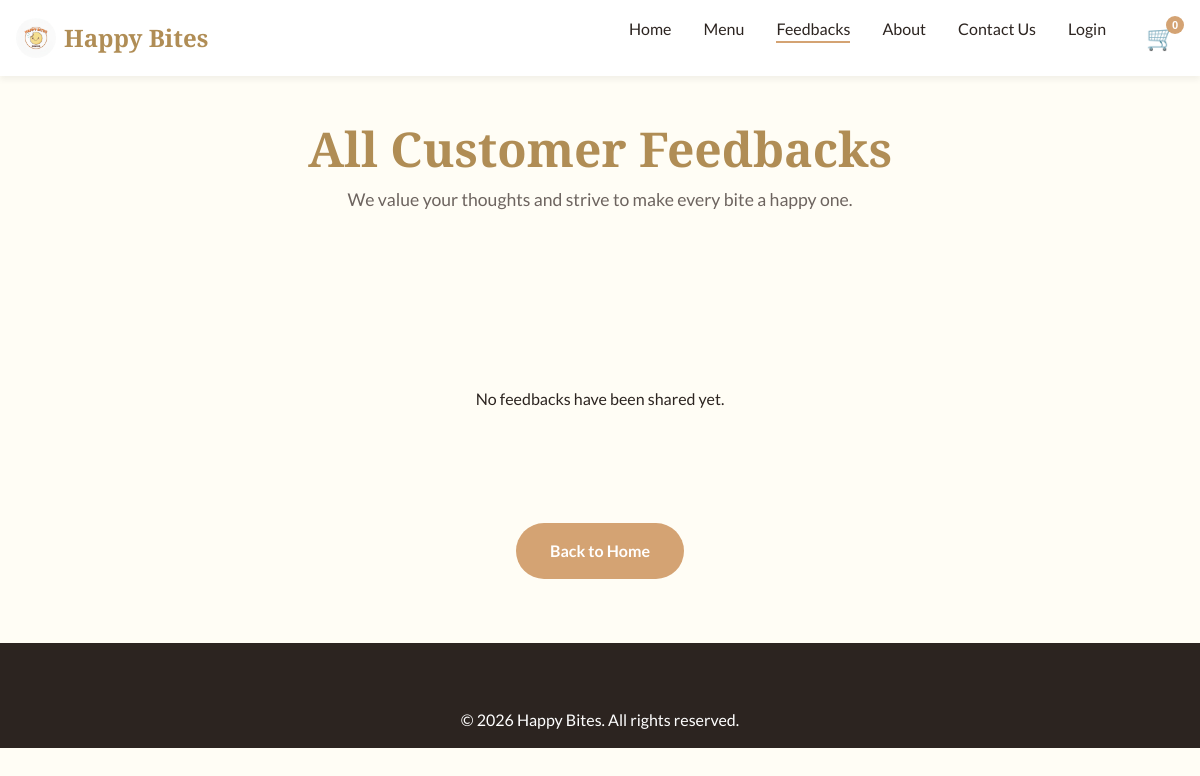
Page /feedbacks on the earlier database version.
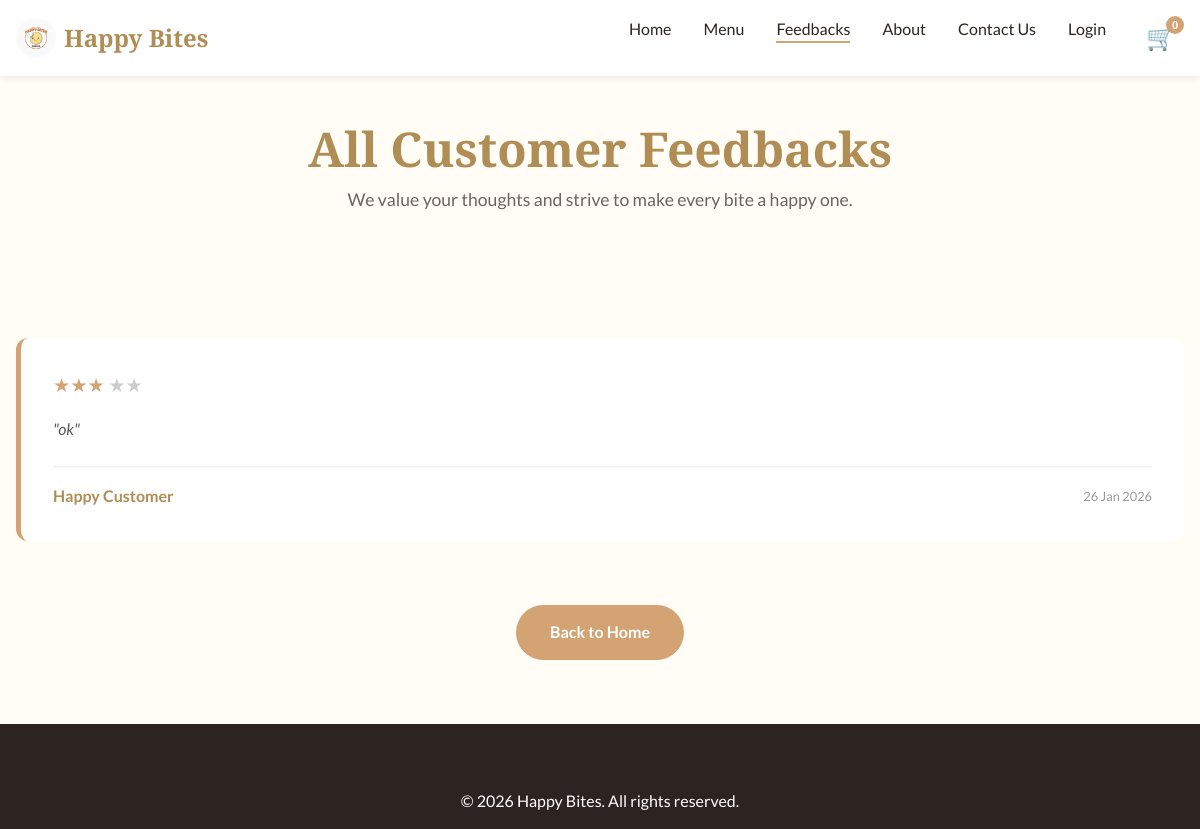
Same page on the later database version.
### app1.py (models this page shows)
class Feedback(db.Model):
    id = db.Column(db.Integer, primary_key=True)
    rating = db.Column(db.Integer, nullable=False)
    message = db.Column(db.Text, nullable=True)
    timestamp = db.Column(db.DateTime, default=datetime.utcnow)

### app1.py (the view)
@app.route('/feedbacks')
def all_feedbacks():
    feedbacks = Feedback.query.order_by(Feedback.timestamp.desc()).all()
    return render_template('feedbacks.html', feedbacks=feedbacks)

### app1.py (called while the page is built)
@app.context_processor
def inject_settings():
    settings = StoreSettings.query.first()
    if not settings:
        settings = StoreSettings()
        db.session.add(settings)
        db.session.commit()
    return dict(store_settings=settings)

### templates/feedbacks.html (shortened to what this page needs)
<!DOCTYPE html>
<html lang="en">
<head>
    <link rel="stylesheet" href="/static/style.css">
</head>
<body>
    <nav class="navbar scrolled" id="navbar">
        <div class="container nav-container">
            <a href="/" class="logo">
                <img src="static/assets/images/logo.jpeg" alt="Happy Bites Logo" class="logo-img">
                <span class="logo-text">Happy Bites</span>
            </a>
            <ul class="nav-links">
                <li><a href="/" class="nav-link">Home</a></li>
                <li><a href="/menu" class="nav-link">Menu</a></li>
                <li><a href="/feedbacks" class="nav-link active">Feedbacks</a></li>
                <li><a href="/#about" class="nav-link">About</a></li>
                <li><a href="/#contact" class="nav-link">Contact Us</a></li>
                {% if session.user_logged_in %}
                <li><a href="#" class="nav-link" style="color: var(--primary);">Hi, {{ session.full_name.split()[0]
                        }}</a></li>
                <li><a href="/logout" class="nav-link">Logout</a></li>
                {% else %}
                <li><a href="/login" class="nav-link">Login</a></li>
                {% endif %}
                <li class="cart-item">
                    <button class="cart-btn" aria-label="View Cart">
                        <span class="cart-icon">🛒</span>
                        <span class="cart-count">0</span>
                    </button>
                </li>
            </ul>
        </div>
    </nav>
    <header style="padding: 120px 0 60px; background: var(--light-bg); text-align: center;">
        <div class="container">
            <h1 class="section-title">All Customer Feedbacks</h1>
            <p class="section-desc">We value your thoughts and strive to make every bite a happy one.</p>
        </div>
    </header>
    <section class="section">
        <div class="container">
            <div style="display: grid; grid-template-columns: repeat(auto-fit, minmax(300px, 1fr)); gap: 2rem;">
                {% for feedback in feedbacks %}
                <div
                    style="background: white; padding: 2rem; border-radius: var(--radius); box-shadow: var(--shadow-card); border-left: 5px solid var(--primary);">
                    <div style="color: var(--primary); font-size: 1.2rem; margin-bottom: 1rem;">
                        {% for i in range(feedback.rating) %}★{% endfor %}
                        {% for i in range(5 - feedback.rating) %}<span style="color: #ccc;">★</span>{% endfor %}
                    </div>
                    <p style="font-style: italic; color: #555; margin-bottom: 1.5rem; line-height: 1.6;">"{{
                        feedback.message }}"</p>
                    <div
                        style="display: flex; justify-content: space-between; align-items: center; padding-top: 1rem; border-top: 1px solid #eee;">
                        <span style="font-weight: 700; color: var(--primary-dark);">Happy Customer</span>
                        <span style="font-size: 0.8rem; color: #999;">{{ feedback.timestamp.strftime('%d %b %Y')
                            }}</span>
                    </div>
                </div>
                {% else %}
                <div class="text-center" style="grid-column: 1 / -1; padding: 3rem;">
                    <p>No feedbacks have been shared yet.</p>
                </div>
                {% endfor %}
            </div>
            <div style="text-align: center; margin-top: 4rem;">
                <a href="/" class="btn btn-primary">Back to Home</a>
            </div>
        </div>
    </section>
    <footer class="site-footer">
        <div class="container text-center">
            <p>&copy; 2026 Happy Bites. All rights reserved.</p>
        </div>
    </footer>
</body>
</html>

### static/style.css (style rules this page uses)
:root { --primary: #D4A373; --primary-dark: #b08d55; --secondary: #FEFAE0; --accent: #FAEDCD; --text-dark: #2c2420; --text-light: #6d645f; --white: #ffffff; --light-bg: #FFFDF5; --gradient-hero: linear-gradient(135deg, rgba(0, 0, 0, 0.4) 0%, rgba(0, 0, 0, 0.1) 100%); --gradient-gold: linear-gradient(45deg, #D4A373, #FAEDCD); --font-heading: 'Playfair Display', serif; --font-body: 'Lato', sans-serif; --container-width: 1200px; --spacing-xs: 0.5rem; --spacing-sm: 1rem; --spacing-md: 2rem; --spacing-lg: 4rem; --shadow-sm: 0 4px 6px rgba(0, 0, 0, 0.05); --shadow-md: 0 10px 15px rgba(0, 0, 0, 0.1); --shadow-lg: 0 20px 25px rgba(0, 0, 0, 0.15); --radius: 12px; --transition: all 0.3s cubic-bezier(0.4, 0, 0.2, 1); }
*, *::before, *::after { margin: 0; padding: 0; box-sizing: border-box; }
html { scroll-behavior: smooth; font-size: 16px; }
body { font-family: var(--font-body), system-ui, sans-serif; background-color: var(--light-bg); color: var(--text-dark); line-height: 1.6; overflow-x: hidden; }
h1, h2, h3, h4 { font-family: var(--font-heading); font-weight: 700; line-height: 1.2; }
a { text-decoration: none; color: inherit; transition: var(--transition); }
ul { list-style: none; }
img { max-width: 100%; display: block; }
.container { max-width: var(--container-width); margin: 0 auto; padding: 0 var(--spacing-sm); }
.text-center { text-align: center; }
.btn { display: inline-block; padding: 0.8rem 2rem; border-radius: 50px; font-weight: 600; font-size: 1rem; cursor: pointer; transition: var(--transition); border: 2px solid transparent; }
.btn-primary { background-color: var(--primary); color: var(--white); }
.navbar { position: fixed; top: 0; left: 0; width: 100%; z-index: 1000; padding: 1.5rem 0; transition: var(--transition); background: transparent; }
.navbar.scrolled { background: rgba(255, 255, 255, 0.95); backdrop-filter: blur(10px); box-shadow: var(--shadow-sm); padding: 1rem 0; }
.nav-container { display: flex; justify-content: space-between; align-items: center; }
.logo { display: flex; align-items: center; gap: 0.5rem; font-family: var(--font-heading); font-size: 1.5rem; font-weight: 700; color: var(--primary); }
.navbar.scrolled .logo { color: var(--primary-dark); }
.logo-img { height: 40px; width: 40px; border-radius: 50%; object-fit: cover; }
.nav-links { display: flex; gap: 2rem; }
.nav-link { font-size: 1rem; font-weight: 500; position: relative; color: var(--white); }
.navbar.scrolled .nav-link { color: var(--text-dark); }
.nav-link::after { content: ''; position: absolute; bottom: -5px; left: 0; width: 0%; height: 2px; background-color: var(--primary); transition: width 0.3s ease; }
.nav-link:hover::after, .nav-link.active::after { width: 100%; }
.section { padding: var(--spacing-lg) 0; }
.section-title { font-size: 3rem; margin-bottom: 0.5rem; color: var(--primary-dark); }
.section-desc { color: var(--text-light); font-size: 1.1rem; }
.site-footer { background-color: var(--text-dark); color: var(--white); padding: 4rem 0 1rem; }
.cart-item { display: flex; align-items: center; }
.cart-btn { background: none; border: none; cursor: pointer; position: relative; font-size: 1.5rem; color: var(--white); transition: var(--transition); padding: 0.5rem; }
.navbar.scrolled .cart-btn { color: var(--text-dark); }
.cart-count { position: absolute; top: 0; right: 0; background-color: var(--primary); color: var(--white); font-size: 0.7rem; width: 18px; height: 18px; border-radius: 50%; display: flex; justify-content: center; align-items: center; font-weight: bold; }

Differences in the rows shown:
added Feedback: rating 3 (drawn), message "ok", timestamp "26 Jan 2026"
Other differences:
text no longer shown: "No feedbacks have been shared yet."
